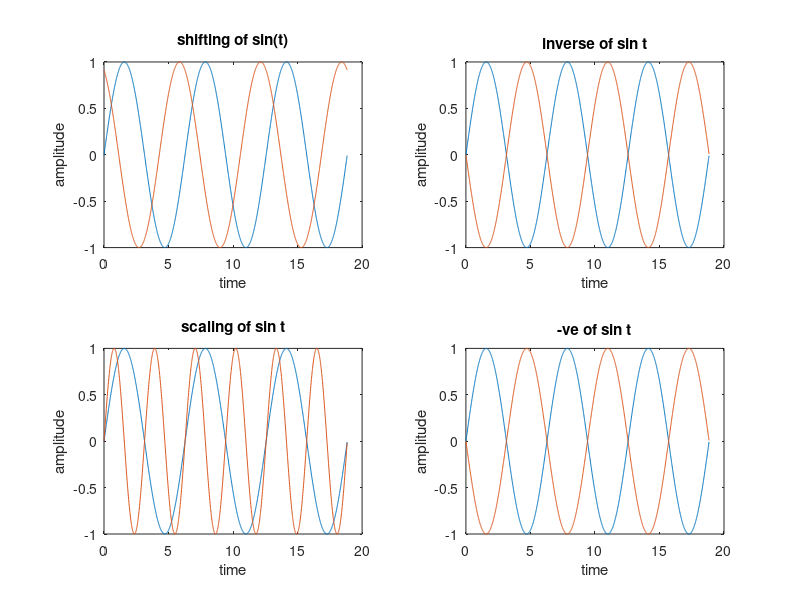

MATLAB code for this plot:
close all;
clear all;
t= 0:0.01:6*pi;
figure(1);
subplot(2,2,1);
plot(t, sin(t));
hold on;
plot(t,sin(t+2));
ylabel("amplitude");
xlabel("time");
title("shifting of sin(t)")
subplot(2,2,2);
plot(t,sin(t));
hold on;
plot(t,sin(-t));
xlabel("time");
ylabel("amplitude");
title("inverse of sin t")
subplot(2,2,3);
plot(t,sin(t));
hold on;
plot(t , sin(2*t));
xlabel("time");
ylabel("amplitude");
title("scaling of sin t");
subplot(2,2,4);
plot(t,sin(t));
hold on;
plot(t,-sin(t));
xlabel("time");
ylabel("amplitude");
title("-ve of sin t");
